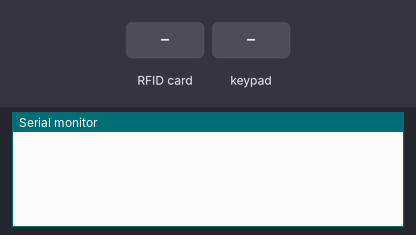
This sketch was run on a simulated Arduino Mega 2560, built with avr-gcc and run on an emulated ATmega2560. Parts: the last lines printed to the serial monitor. The test bench sets the inputs (shaded band).

Above: at 1.2 s.
1.3 s: RFID card 5E 7A 19 C4 held to the reader
At 2.0 s:
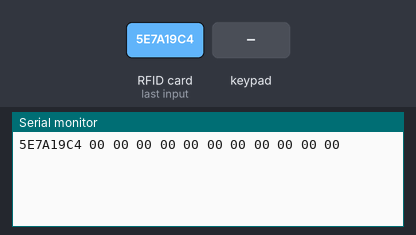
2.8 s: key '1' pressed
At 3.5 s:
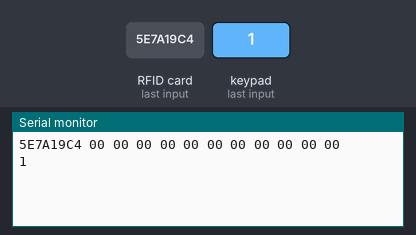
4.3 s: keypad keys 1 1 1 0 9 8 # pressed 0.4 s apart
At 7.4 s:
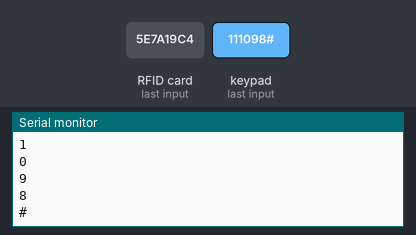
8.6 s: key 'A' pressed
At 9.1 s:
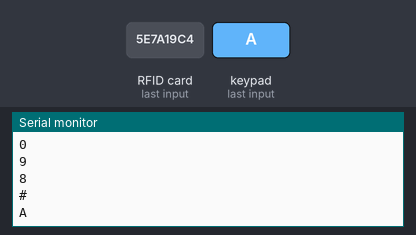
10.1 s: keypad keys 1 1 1 0 9 8 * pressed 0.4 s apart
At 13.0 s:
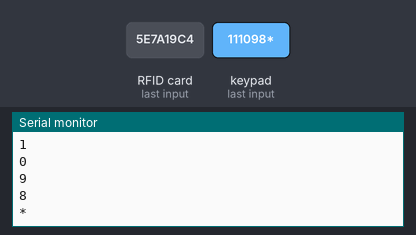
14.4 s: key 'B' pressed
At 14.8 s:
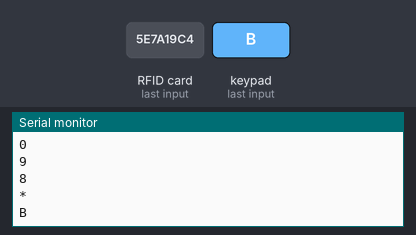
Timing chart, 0 to 16.9 s (numbered marks = the images above; inputs shaded):
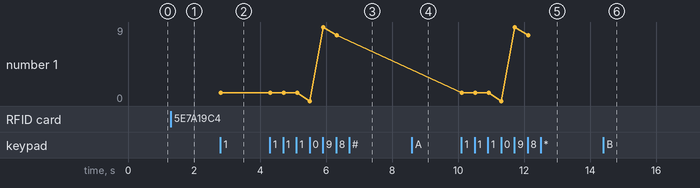

Measured:
- after the input at 1.3 s, the serial monitor: prints a new line at once (image 1)
- after the input at 2.8 s, the serial monitor: prints a new line at once (image 2)
- after the input at 4.3 s, the serial monitor: prints a new line after 1.2 s (image 3)
- after the input at 8.6 s, the serial monitor: prints a new line at once (image 4)
- after the input at 10.1 s, the serial monitor: prints a new line at once (image 5)
- after the input at 14.4 s, the serial monitor: prints a new line at once (image 6)
- plotted number 1: 1 → 8 after the input at 4.3 s

The sketch:

rfid_read_personal_data.ino
```cpp
#include <SPI.h>
#include <MFRC522.h>

#define RST_PIN         5           // Configurable, see typical pin layout above
#define SS_PIN          53          // Configurable, see typical pin layout above

MFRC522 mfrc522(SS_PIN, RST_PIN);   // Create MFRC522 instance
MFRC522::MIFARE_Key key;

//*****************************************************************************************//


#include <Keypad.h>

const byte numRows = 4;

const byte numCols = 4;

char keymap[numRows][numCols] = {
  {'1', '2', '3', 'A'},

  {'4', '5', '6', 'B'},

  {'7', '8', '9', 'C'},

  {'*', '0', '#', 'D'}
};

byte rowPins[numRows] = {11, 10, 9, 8}; //Rows 0 to 3

byte colPins[numCols] = {A1, A2, A3, A4}; //Columns 0 to 3

//initializes an instance of the Keypad class

Keypad myKeypad = Keypad(makeKeymap(keymap), rowPins, colPins, numRows, numCols);
//////////////////////////////////////////////////////////////////////////////////////////
void setup() {
  Serial.begin(9600);                                           // Initialize serial communications with the PC
  SPI.begin();                                                  // Init SPI bus
  mfrc522.PCD_Init();                                              // Init MFRC522 card
  for (byte i = 0; i < 6; i++) key.keyByte[i] = 0xFF;
}

//*****************************************************************************************//
void loop() {

keypad();
rfid();

char letter;
String line;
while (Serial.available() > 0) {
   letter = Serial.read();
   if (letter == '}'){
    break;
    }

    line += letter;
  }
  keypad();
rfid();
  if (line == "hello"){
    digitalWrite(8, HIGH);
    }

    keypad();
rfid();
}

void printHex(byte *buffer, byte bufferSize) {
  for (byte i = 0; i < bufferSize; i++) {
    Serial.print(buffer[i] < 0x10 ? " 0" : "");
    Serial.print(buffer[i], HEX);
  }
}


void keypad() {


  char keypressed = myKeypad.getKey();

  if (keypressed != NO_KEY)

  {

    Serial.println(keypressed);

  }


}


void rfid(){
   //some variables we need
  byte block;
  byte len;
  MFRC522::StatusCode status;


  // Look for new cards
  if ( ! mfrc522.PICC_IsNewCardPresent()) {
    return;
  }

  if ( ! mfrc522.PICC_ReadCardSerial()) {
    return;
  }
  byte buffer1[18];

  block = 1;
  len = 18;

  //------------------------------------------- GET FIRST NAME
  status = mfrc522.PCD_Authenticate(MFRC522::PICC_CMD_MF_AUTH_KEY_A, 1, &key, &(mfrc522.uid)); //line 834 of MFRC522.cpp file
  status = mfrc522.MIFARE_Read(block, buffer1, &len);

  printHex(mfrc522.uid.uidByte, mfrc522.uid.size);
  for (byte i = 0; i < 11; i++) {
    Serial.print(buffer1[i] < 0x10 ? " 0" : "");
    Serial.print(buffer1[i], HEX);
  }
  Serial.println("");


  mfrc522.PICC_HaltA();
  mfrc522.PCD_StopCrypto1();
  }
```
